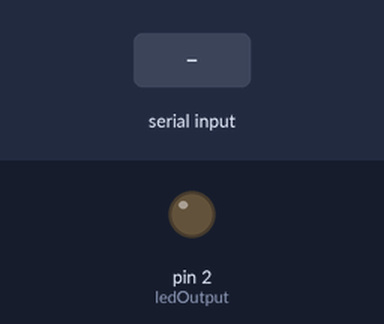
A sketch run on a simulated Arduino Uno, built with avr-gcc and run on an emulated ATmega328P. On the bench: output pins drawn as LEDs (lit = HIGH). The test bench sets the inputs (shaded band).

Above: at 1.2 s.
1.3 s: "0" received over Serial
At 2.0 s:
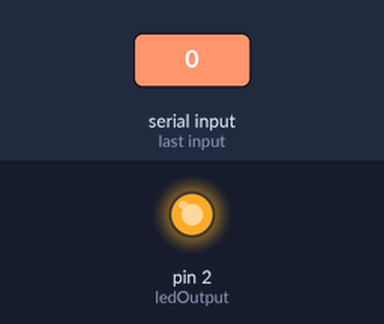
2.8 s: "1" received over Serial
At 3.2 s:
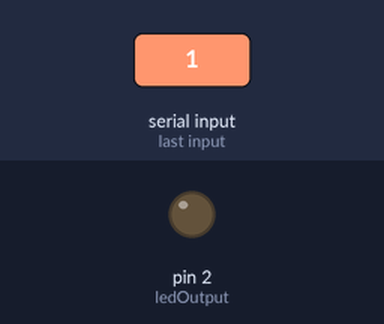
Timing chart, 0 to 5.8 s (numbered marks = the images above; inputs shaded):
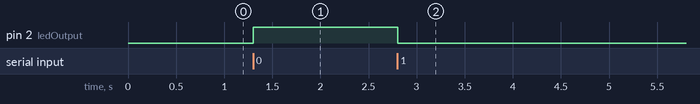

The sketch:

ESP8266_SerialMonitor.ino
```cpp
int ledOutput = 2;
void setup() {
  // put your setup code here, to run once:
  pinMode(ledOutput, OUTPUT);
  Serial.begin(9600);
}

void loop() {
  // put your main code here, to run repeatedly:
  if(Serial.available() > 0){
    int inputRead = Serial.read();  // สร้างตัวแปรประเภทจำนวนเต็ม(int) ชื่อ inputRead ให้เก็บค่าที่อ่านได้จาก Serial Monitro

    if(inputRead == '1') {
      digitalWrite(ledOutput, LOW); // ถ้า key เลข 1 เข้ามาให้ไฟ LED เปิด
    }
    else if(inputRead == '0'){
      digitalWrite(ledOutput, HIGH); // ถ้า key เลข 0 เข้ามาให้ไฟ LED ดับ
    }
  }

  delay(10);

}
```

Measured:
- after the input at 1.3 s, pin 2 (ledOutput): LOW → HIGH at once
- after the input at 2.8 s, pin 2 (ledOutput): HIGH → LOW at once
